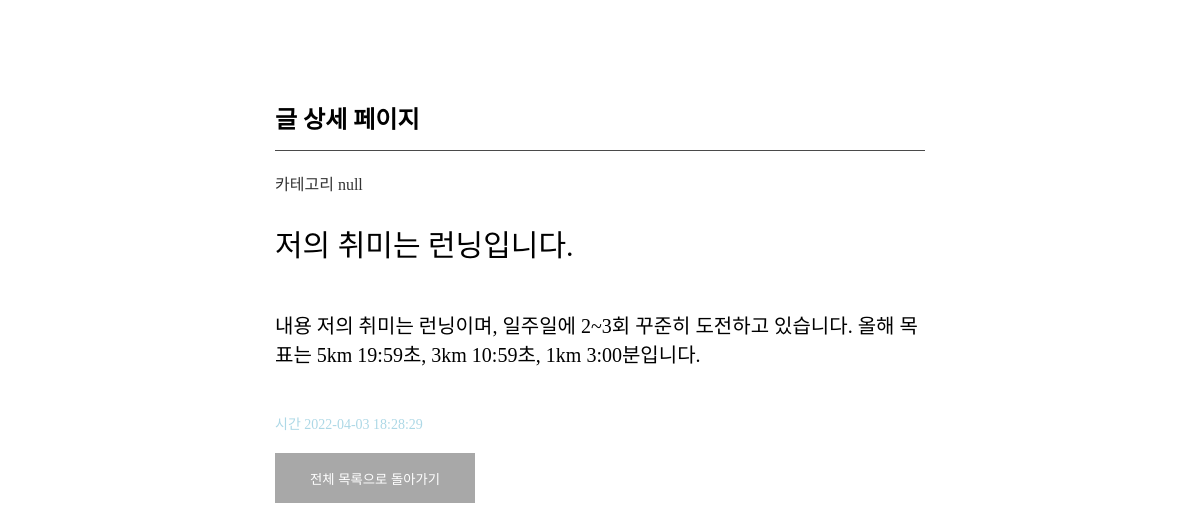
/detail/1, run on the app's committed database.
### blogApp/models.py (models this page shows)
class Article(models.Model):
    title = models.CharField(max_length=100)
    content = models.TextField()
    category = models.TextField(null=True, default='')
    date = models.TextField(null=True, default='')
    def __str__(self):
        return self.title

### blogApp/views.py (the view)
# urls.py: path('detail/<int:article_id>', views.detail, name='detail'),
def detail(request, article_id):
    article = Article.objects.get(id = article_id)
    print(article)
    return render(request, 'detail.html', {'article': article})

### blogApp/templates/detail.html (shortened to what this page needs)
{% load static %}
<!DOCTYPE html>
<html lang="ko">
<head>
    <link rel="stylesheet" type="text/css" href="{% static 'common.css' %}"></link>
</head>
<body>
    <div id="wrap">
        <div class="container">
            <h2 class="title">글 상세 페이지</h2>
            <div>
                <p class="sub-title">카테고리 {{article.category}}</p>
            </div>
            <div class="content-box">
                <p class="item-title">{{article.title}}</p>
            </div>
            <div class="content-box">
                <p class="item-content">내용 {{article.content}}</p>
            </div>
            <div class="content-box">
                <p class="item-date">시간 {{article.date}}</p>
            </div>
            <a href="{% url 'list' %}">
                <button class="back-list">
                    전체 목록으로 돌아가기
                </button>
            </a>
        </div>
    </div>
</body>
</html>

### blogApp/static/common.css (style rules this page uses)
html, body, div, span, applet, object, iframe, h1, h2, h3, h4, h5, h6, p, blockquote, pre, a, abbr, acronym, address, big, cite, code, del, dfn, em, img, ins, kbd, q, s, samp, small, strike, strong, sub, sup, tt, var, b, u, i, center, dl, dt, dd, ol, ul, li, fieldset, form, label, legend, table, caption, tbody, tfoot, thead, tr, th, td, article, aside, canvas, details, embed, figure, figcaption, footer, header, hgroup, menu, nav, output, ruby, section, summary, time, mark, audio, video { margin: 0; padding: 0; border: 0; }
a { text-decoration: none; color: #333333; }
#wrap { width: 650px; margin: 0 auto; padding-top: 100px; }
.title { height: 50px; border-bottom: 1px solid #4a4a4a; margin-bottom: 20px; }
.sub-title { height: 30px; color: #333333; }
.item-title { font-size: 30px; margin-bottom: 5px; font-weight: 400; }
.item-content { font-size: 20px; margin-bottom: 5px; }
.item-date, .item-category { font-size: 14px; font-weight: 100; }
.content-box { padding: 20px 0; }
.item-date { color: lightblue; font-weight: 500; margin-right: 10px; }
.back-list { display: block; background: rgb(168, 168, 168); color: #FFFFFF; width: 200px; height: 50px; border: none; }

### data on the page
Article: category "null", title "저의 취미는 런닝입니다.", content "저의 취미는 런닝이며, 일주일에 2~3회 꾸준히 도전하고 있습니다. 올해 목표는 5km 19:59초, 3km 10:59초, 1km 3:00분입니다.", date "2022-04-03 18:28:29"
